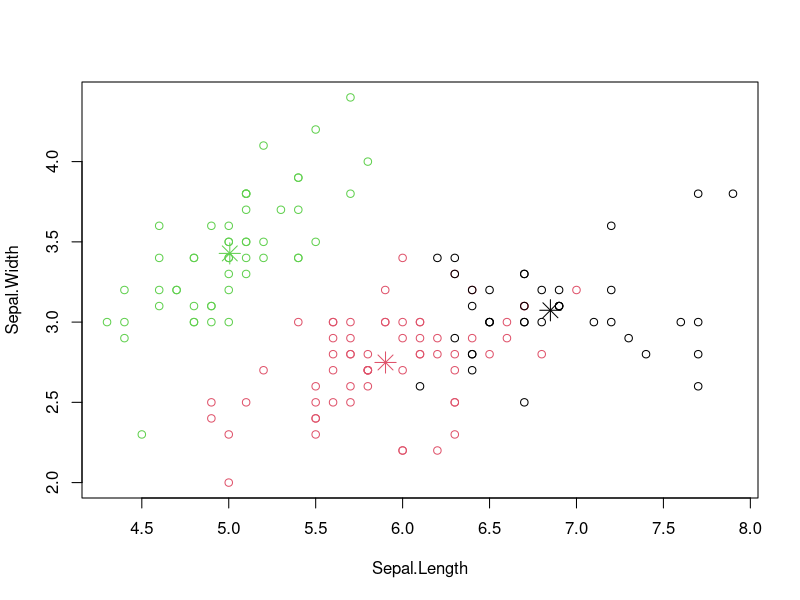
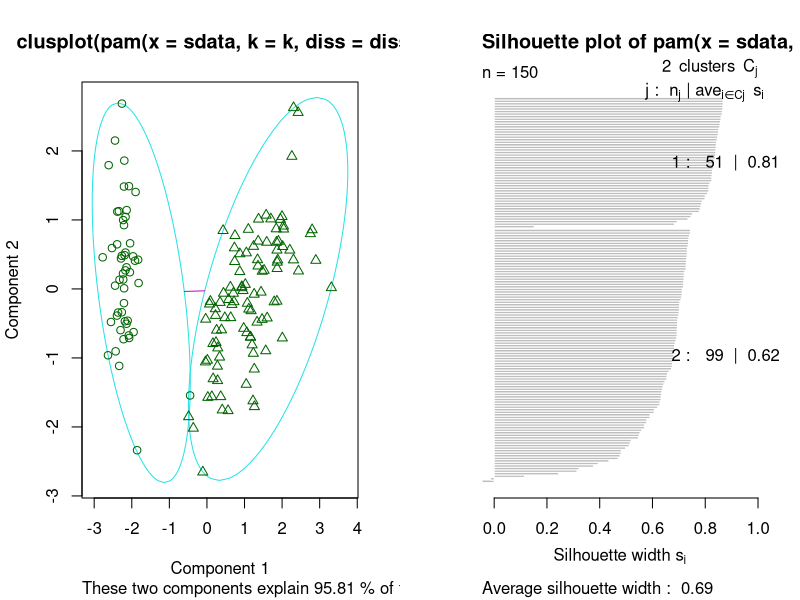

These charts were generated, in order, by the following R code: (Note: this script raises an error after producing the figures.)
## R code  for clustering 
## ref: http://cran.r-project.org/doc/contrib/Zhao_R_and_data_mining.pdf
# R and Data Mining: Examples and Case Studies
# time: 2013.10.18

### K means method

iris2 <- iris
 iris2$Species <- NULL
 (kmeans.result <- kmeans(iris2,3))
kmeans.result$cluster
 table(iris$Species, kmeans.result$cluster)
 plot(iris2[c("Sepal.Length", "Sepal.Width")], col = kmeans.result$cluster)
 # plot cluster centers
 points(kmeans.result$centers[,c("Sepal.Length", "Sepal.Width")], col = 1:3,
pch = 8, cex=2)


### The k-Medoids Clustering

 library(fpc)
 pamk.result <- pamk(iris2)
 # number of clusters
 pamk.result$nc


# check clustering against actual species
 table(pamk.result$pamobject$clustering, iris$Species)

 layout(matrix(c(1,2),1,2)) # 2 graphs per page
plot(pamk.result$pamobject)
layout(matrix(1)) # change back to one graph per page


## pam=3
pam.result <- pam(iris2, 3)
 table(pam.result$clustering, iris$Species)

 layout(matrix(c(2,1),2,1)) # 2 graphs per page
 plot(pam.result)
 layout(matrix(1)) # change back to one graph per page


### hierarchical method

 idx <- sample(1:dim(iris)[1], 40)
irisSample <- iris[idx,]
 irisSample$Species <- NULL
 hc <- hclust(dist(irisSample), method="ave")

 plot(hc, hang = -1, labels=iris$Species[idx])
 # cut tree into 3 clusters
 rect.hclust(hc, k=4)
groups <- cutree(hc, k=3)



### density based cluster

 library(fpc)
 iris2 <- iris[-5] # remove class tags
 ds <- dbscan(iris2, eps=0.42, MinPts=5)
 # compare clusters with original class labels
 table(ds$cluster, iris$Species)
plot(ds, iris2)
plot(ds, iris2[c(1,4)])
plotcluster(iris2, ds$cluster)

# predition
 # create a new dataset for labeling
 set.seed(435)
 idx <- sample(1:nrow(iris), 10)
 newData <- iris[idx,-5]
 newData <- newData + matrix(runif(10*4, min=0, max=0.2), nrow=10, ncol=4)
 # label new data
 myPred <- predict(ds, iris2, newData)
 # plot result
 plot(iris2[c(1,4)], col=1+ds$cluster)
 points(newData[c(1,4)], pch="*", col=1+myPred, cex=3)
 # check cluster labels
 table(myPred, iris$Species[idx])
